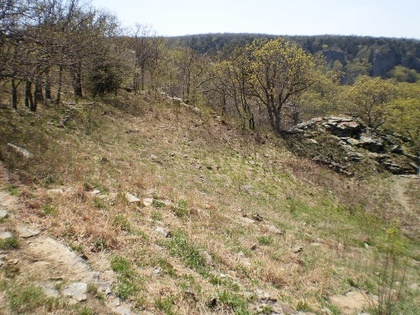
%> input picture EmerRodriguezFormisano+JorgeAlexander_CV_Lab4/images/im2_ex1.jpg, 420 x 315 px, shrunk from 512 x 384 before the run
$ octave panorama_workbench.m   (GNU Octave 9; MATLAB toolbox functions it lacks are replaced by stand-ins)
%> lines starting %> are read from the running program, lines starting %| are printed output that depends on the picture
panorama('images/im2_ex1.jpg','images/im1_ex1.jpg', 4, 100)
% [1 line not run here, left out]
function panorama(filenameA, filenameB, thres, max_iter)
%> called with filenameA = 'images/im2_ex1.jpg', filenameB = 'images/im1_ex1.jpg', thres = 4, max_iter = 100
    % Load images
    Ia_rgb = imread(filenameA);
%> Ia_rgb is the input picture: size 315x420x3 uint8; mean R, G, B 142.8, 132.6, 108
    Ib_rgb = imread(filenameB);
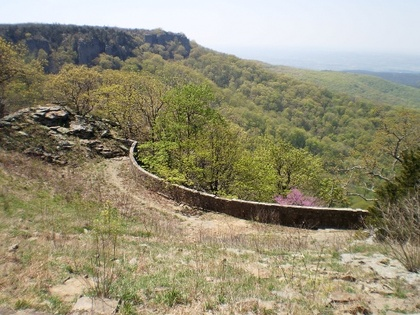
%> input picture EmerRodriguezFormisano+JorgeAlexander_CV_Lab4/images/im1_ex1.jpg, 420 x 315 px, shrunk from 512 x 384 before the run
%> Ib_rgb is the input picture: size 315x420x3 uint8; mean R, G, B 148.3, 143, 117.6
    Ia = single(rgb2gray(Ia_rgb));
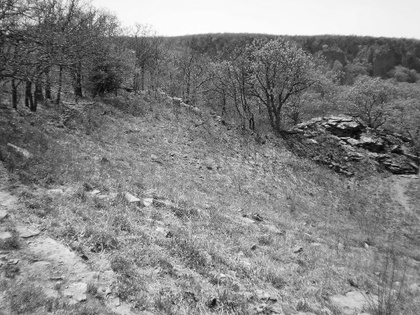
%> Ia: size 315x420 single; min 1, max 254, mean 132.8
    Ib = single(rgb2gray(Ib_rgb));
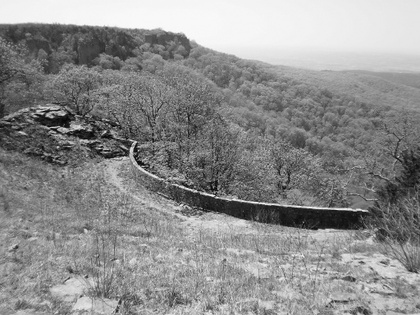
%> Ib: size 315x420 single; min 2, max 253, mean 141.7

    % Calculate SIFT features and descriptors
%> (the run ends here)
